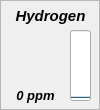
  <widget class="QFrame" name="frame_15">
   <property name="geometry">
    <rect>
     <x>12</x>
     <y>370</y>
     <width>100</width>
     <height>110</height>
    </rect>
   </property>
   <property name="minimumSize">
    <size>
     <width>100</width>
     <height>110</height>
    </size>
   </property>
   <property name="maximumSize">
    <size>
     <width>100</width>
     <height>110</height>
    </size>
   </property>
   <property name="toolTip">
    <string>&lt;html&gt;
&lt;head/&gt;
&lt;body&gt;
&lt;p&gt;
&lt;span style=&quot; font-weight:600; font-style:italic;&quot;&gt;(MQ-8) Hydrogen&lt;/span&gt;
&lt;/p&gt;
&lt;p&gt;
&lt;/p&gt;
&lt;/body&gt;
&lt;/html&gt;</string>
   </property>
   <property name="toolTipDuration">
    <number>4000</number>
   </property>
   <property name="frameShape">
    <enum>QFrame::StyledPanel</enum>
   </property>
   <property name="frameShadow">
    <enum>QFrame::Plain</enum>
   </property>
   <widget class="QLabel" name="label_16">
    <property name="geometry">
     <rect>
      <x>0</x>
      <y>0</y>
      <width>101</width>
      <height>31</height>
     </rect>
    </property>
    <property name="font">
     <font>
      <pointsize>11</pointsize>
      <weight>75</weight>
      <italic>true</italic>
      <bold>true</bold>
      <underline>false</underline>
     </font>
    </property>
    <property name="text">
     <string>Hydrogen</string>
    </property>
    <property name="alignment">
     <set>Qt::AlignCenter</set>
    </property>
   </widget>
   <widget class="QLabel" name="label_ch13">
    <property name="geometry">
     <rect>
      <x>0</x>
      <y>80</y>
      <width>71</width>
      <height>31</height>
     </rect>
    </property>
    <property name="font">
     <font>
      <pointsize>10</pointsize>
      <weight>75</weight>
      <italic>true</italic>
      <bold>true</bold>
     </font>
    </property>
    <property name="text">
     <string>0 ppm</string>
    </property>
    <property name="alignment">
     <set>Qt::AlignCenter</set>
    </property>
   </widget>
   <widget class="QProgressBar" name="progressBar_ch13">
    <property name="geometry">
     <rect>
      <x>70</x>
      <y>30</y>
      <width>21</width>
      <height>71</height>
     </rect>
    </property>
    <property name="sizePolicy">
     <sizepolicy hsizetype="Fixed" vsizetype="Expanding">
      <horstretch>0</horstretch>
      <verstretch>0</verstretch>
     </sizepolicy>
    </property>
    <property name="maximum">
     <number>5000</number>
    </property>
    <property name="value">
     <number>0</number>
    </property>
    <property name="alignment">
     <set>Qt::AlignCenter</set>
    </property>
    <property name="textVisible">
     <bool>false</bool>
    </property>
    <property name="orientation">
     <enum>Qt::Vertical</enum>
    </property>
    <property name="invertedAppearance">
     <bool>false</bool>
    </property>
    <property name="textDirection">
     <enum>QProgressBar::TopToBottom</enum>
    </property>
   </widget>
   <widget class="QLabel" name="icon_ch13">
    <property name="geometry">
     <rect>
      <x>10</x>
      <y>30</y>
      <width>51</width>
      <height>51</height>
     </rect>
    </property>
    <property name="text">
     <string/>
    </property>
    <property name="pixmap">
     <pixmap resource="resources.qrc">:/resources/img/resources/img/Hydrogen.png</pixmap>
    </property>
    <property name="scaledContents">
     <bool>true</bool>
    </property>
   </widget>
  </widget>
